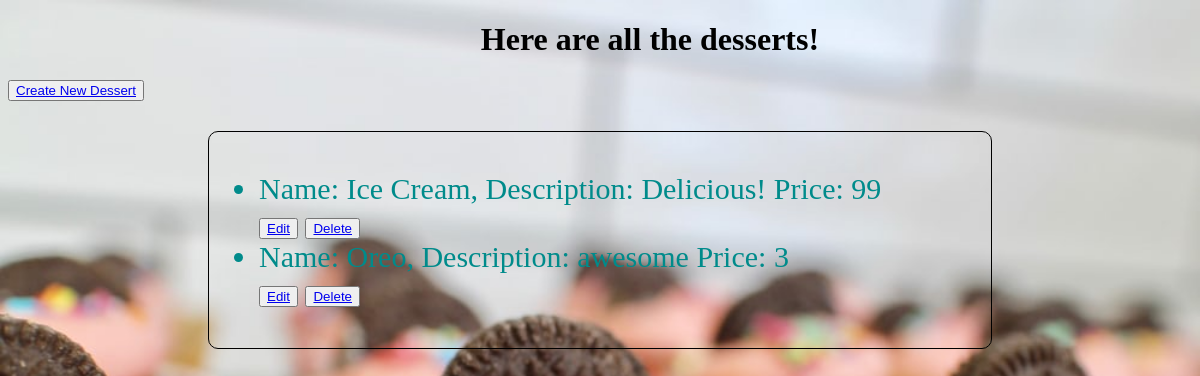
The app's page /display/ with its own data.
### dessertForm/models.py (models this page shows, shortened)
class Dessert(models.Model):
    name = models.CharField(max_length=100)
    description = models.TextField(blank=True) # that means this field can be empty
    price = models.CharField(max_length=32)
    company = models.ForeignKey(Company, blank=True, null=True, on_delete=models.CASCADE) # many to one relationship, many different kinds of desserts can be made by the same company
    makers = models.ManyToManyField(Maker) # many to many relationship, same kind of dessert could be made by multiple makers, vice versa

### dessertForm/views.py (the view)
# urls.py: path('display/', views.display, name="display"), # call the display function to display all the desserts for users to see
def display(request):
    all_desserts = Dessert.objects.all() # grab all the desserts from the database
    return render(request, 'dessertForm/display.html', {'all_desserts': all_desserts}) # render all the desserts data to the display.html page

### dessertForm/templates/dessertForm/display.html (shortened to what this page needs)
{% load static %}
<!DOCTYPE html>
<html lang="en">
<head>
    <link rel="stylesheet" type="text/css" href="{% static 'dessertForm/style.css' %}">
</head>
<body>
    <h1 id="welcomeMsg">Here are all the desserts!</h1>
    <button id="createDessertButton"><a href="{% url 'home' %}">Create New Dessert</a></button>
    <div class="dessertResult">
        <ul>
            {% for dessert in all_desserts %}
            <li>
                Name: {{dessert.name}}, Description: {{dessert.description}} Price: {{dessert.price}}
            </li>
            <button><a href="{% url 'edit' dessert.id %}">Edit</a></button>
            <button><a href="{% url 'delete' dessert.id %}">Delete</a></button>
            {% endfor %}
        </ul>
    </div>
</body>
</html>

### dessertForm/static/dessertForm/style.css (style rules this page uses)
* { box-sizing: border-box; }
body { background-image: url("dessertBackground1.jpg"); background-repeat: no-repeat; background-size: cover; }
#welcomeMsg { text-align: center; margin-left: 100px; }
.dessertResult { border: 1px solid black; border-radius: 10px; padding: 10px; margin: 30px 200px 0px 200px; font-size: 30px; color: darkcyan; }

### records on screen
Dessert: name "Ice Cream", description "Delicious!", price "99"
Dessert: name "Oreo", description "awesome", price "3"
